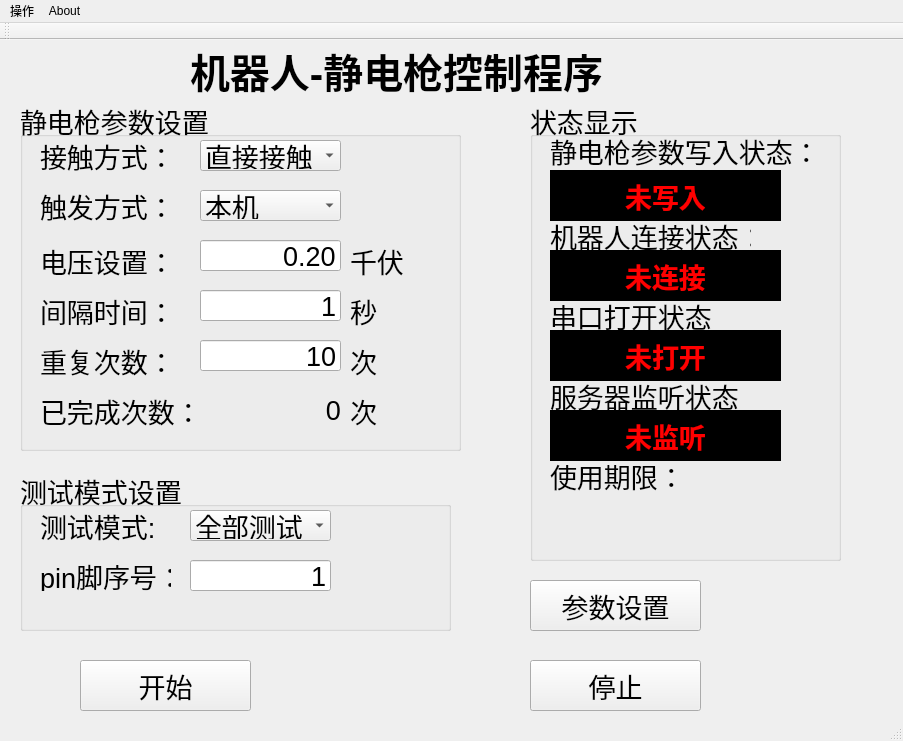
<?xml version="1.0" encoding="UTF-8"?>
<ui version="4.0">
 <class>MainWindow</class>
 <widget class="QMainWindow" name="MainWindow">
  <property name="geometry">
   <rect>
    <x>0</x>
    <y>0</y>
    <width>903</width>
    <height>741</height>
   </rect>
  </property>
  <property name="windowTitle">
   <string>MainWindow</string>
  </property>
  <widget class="QWidget" name="centralWidget">
   <widget class="QLabel" name="label">
    <property name="geometry">
     <rect>
      <x>190</x>
      <y>0</y>
      <width>441</width>
      <height>61</height>
     </rect>
    </property>
    <property name="font">
     <font>
      <pointsize>30</pointsize>
      <weight>75</weight>
      <bold>true</bold>
     </font>
    </property>
    <property name="text">
     <string>机器人-静电枪控制程序</string>
    </property>
   </widget>
   <widget class="QStackedWidget" name="stackedWidget">
    <property name="geometry">
     <rect>
      <x>0</x>
      <y>50</y>
      <width>861</width>
      <height>651</height>
     </rect>
    </property>
    <property name="font">
     <font>
      <pointsize>20</pointsize>
     </font>
    </property>
    <property name="currentIndex">
     <number>0</number>
    </property>
    <widget class="QWidget" name="page">
     <widget class="QGroupBox" name="groupBox_3">
      <property name="geometry">
       <rect>
        <x>20</x>
        <y>10</y>
        <width>441</width>
        <height>351</height>
       </rect>
      </property>
      <property name="title">
       <string>静电枪参数设置</string>
      </property>
      <widget class="QLabel" name="label_9">
       <property name="geometry">
        <rect>
         <x>20</x>
         <y>140</y>
         <width>131</width>
         <height>41</height>
        </rect>
       </property>
       <property name="text">
        <string>电压设置：</string>
       </property>
      </widget>
      <widget class="QLabel" name="label_10">
       <property name="geometry">
        <rect>
         <x>20</x>
         <y>40</y>
         <width>131</width>
         <height>31</height>
        </rect>
       </property>
       <property name="text">
        <string>接触方式：</string>
       </property>
      </widget>
      <widget class="QLabel" name="label_11">
       <property name="geometry">
        <rect>
         <x>20</x>
         <y>90</y>
         <width>131</width>
         <height>31</height>
        </rect>
       </property>
       <property name="text">
        <string>触发方式：</string>
       </property>
      </widget>
      <widget class="QLabel" name="label_12">
       <property name="geometry">
        <rect>
         <x>20</x>
         <y>190</y>
         <width>131</width>
         <height>41</height>
        </rect>
       </property>
       <property name="text">
        <string>间隔时间：</string>
       </property>
      </widget>
      <widget class="QLabel" name="label_13">
       <property name="geometry">
        <rect>
         <x>20</x>
         <y>240</y>
         <width>131</width>
         <height>41</height>
        </rect>
       </property>
       <property name="text">
        <string>重复次数：</string>
       </property>
      </widget>
      <widget class="QComboBox" name="Discharge_comboBox">
       <property name="geometry">
        <rect>
         <x>180</x>
         <y>40</y>
         <width>141</width>
         <height>31</height>
        </rect>
       </property>
       <item>
        <property name="text">
         <string>直接接触</string>
        </property>
       </item>
       <item>
        <property name="text">
         <string>空气接触</string>
        </property>
       </item>
      </widget>
      <widget class="QComboBox" name="Trigger_comboBox">
       <property name="geometry">
        <rect>
         <x>180</x>
         <y>90</y>
         <width>141</width>
         <height>31</height>
        </rect>
       </property>
       <item>
        <property name="text">
         <string>本机</string>
        </property>
       </item>
       <item>
        <property name="text">
         <string>枪</string>
        </property>
       </item>
       <item>
        <property name="text">
         <string>外部</string>
        </property>
       </item>
      </widget>
      <widget class="QLineEdit" name="voltage_lineEdit">
       <property name="geometry">
        <rect>
         <x>180</x>
         <y>140</y>
         <width>141</width>
         <height>31</height>
        </rect>
       </property>
       <property name="text">
        <string>0.20</string>
       </property>
       <property name="alignment">
        <set>Qt::AlignRight|Qt::AlignTrailing|Qt::AlignVCenter</set>
       </property>
      </widget>
      <widget class="QLabel" name="label_14">
       <property name="geometry">
        <rect>
         <x>330</x>
         <y>140</y>
         <width>71</width>
         <height>41</height>
        </rect>
       </property>
       <property name="text">
        <string>千伏</string>
       </property>
      </widget>
      <widget class="QLineEdit" name="interval_lineEdit">
       <property name="geometry">
        <rect>
         <x>180</x>
         <y>190</y>
         <width>141</width>
         <height>31</height>
        </rect>
       </property>
       <property name="text">
        <string>1</string>
       </property>
       <property name="alignment">
        <set>Qt::AlignRight|Qt::AlignTrailing|Qt::AlignVCenter</set>
       </property>
      </widget>
      <widget class="QLabel" name="label_15">
       <property name="geometry">
        <rect>
         <x>330</x>
         <y>190</y>
         <width>71</width>
         <height>41</height>
        </rect>
       </property>
       <property name="text">
        <string>秒</string>
       </property>
      </widget>
      <widget class="QLineEdit" name="repeat_count_lineEdit">
       <property name="geometry">
        <rect>
         <x>180</x>
         <y>240</y>
         <width>141</width>
         <height>31</height>
        </rect>
       </property>
       <property name="text">
        <string>10</string>
       </property>
       <property name="alignment">
        <set>Qt::AlignRight|Qt::AlignTrailing|Qt::AlignVCenter</set>
       </property>
      </widget>
      <widget class="QLabel" name="label_23">
       <property name="geometry">
        <rect>
         <x>330</x>
         <y>240</y>
         <width>71</width>
         <height>41</height>
        </rect>
       </property>
       <property name="text">
        <string>次</string>
       </property>
      </widget>
      <widget class="QLabel" name="label_24">
       <property name="geometry">
        <rect>
         <x>20</x>
         <y>290</y>
         <width>151</width>
         <height>41</height>
        </rect>
       </property>
       <property name="text">
        <string>已完成次数：</string>
       </property>
      </widget>
      <widget class="QLabel" name="label_26">
       <property name="geometry">
        <rect>
         <x>330</x>
         <y>290</y>
         <width>71</width>
         <height>41</height>
        </rect>
       </property>
       <property name="text">
        <string>次</string>
       </property>
      </widget>
      <widget class="QLabel" name="completed_label">
       <property name="geometry">
        <rect>
         <x>180</x>
         <y>300</y>
         <width>141</width>
         <height>21</height>
        </rect>
       </property>
       <property name="layoutDirection">
        <enum>Qt::LeftToRight</enum>
       </property>
       <property name="text">
        <string>0</string>
       </property>
       <property name="alignment">
        <set>Qt::AlignRight|Qt::AlignTrailing|Qt::AlignVCenter</set>
       </property>
      </widget>
     </widget>
     <widget class="QPushButton" name="start_pushButton">
      <property name="geometry">
       <rect>
        <x>80</x>
        <y>570</y>
        <width>171</width>
        <height>51</height>
       </rect>
      </property>
      <property name="text">
       <string>开始</string>
      </property>
     </widget>
     <widget class="QGroupBox" name="groupBox_4">
      <property name="geometry">
       <rect>
        <x>530</x>
        <y>10</y>
        <width>311</width>
        <height>461</height>
       </rect>
      </property>
      <property name="title">
       <string>状态显示</string>
      </property>
      <widget class="QLabel" name="tcp_server_connect_status_label">
       <property name="geometry">
        <rect>
         <x>20</x>
         <y>150</y>
         <width>231</width>
         <height>51</height>
        </rect>
       </property>
       <property name="font">
        <font>
         <pointsize>20</pointsize>
         <weight>75</weight>
         <bold>true</bold>
        </font>
       </property>
       <property name="styleSheet">
        <string notr="true">background-color: rgb(0, 0, 0);
color: rgb(255, 0, 0);</string>
       </property>
       <property name="text">
        <string>未连接</string>
       </property>
       <property name="alignment">
        <set>Qt::AlignCenter</set>
       </property>
      </widget>
      <widget class="QLabel" name="label_18">
       <property name="geometry">
        <rect>
         <x>20</x>
         <y>30</y>
         <width>261</width>
         <height>41</height>
        </rect>
       </property>
       <property name="text">
        <string>静电枪参数写入状态：</string>
       </property>
      </widget>
      <widget class="QLabel" name="ess_setting_finished_label">
       <property name="geometry">
        <rect>
         <x>20</x>
         <y>70</y>
         <width>231</width>
         <height>51</height>
        </rect>
       </property>
       <property name="font">
        <font>
         <pointsize>20</pointsize>
         <weight>75</weight>
         <bold>true</bold>
        </font>
       </property>
       <property name="styleSheet">
        <string notr="true">background-color: rgb(0, 0, 0);
color: rgb(255, 0, 0);</string>
       </property>
       <property name="text">
        <string>未写入</string>
       </property>
       <property name="alignment">
        <set>Qt::AlignCenter</set>
       </property>
      </widget>
      <widget class="QLabel" name="label_17">
       <property name="geometry">
        <rect>
         <x>20</x>
         <y>120</y>
         <width>201</width>
         <height>31</height>
        </rect>
       </property>
       <property name="text">
        <string>机器人连接状态：</string>
       </property>
      </widget>
      <widget class="QLabel" name="limit_day_label">
       <property name="geometry">
        <rect>
         <x>20</x>
         <y>390</y>
         <width>161</width>
         <height>51</height>
        </rect>
       </property>
       <property name="text">
        <string/>
       </property>
      </widget>
      <widget class="QLabel" name="label_16">
       <property name="geometry">
        <rect>
         <x>20</x>
         <y>360</y>
         <width>161</width>
         <height>31</height>
        </rect>
       </property>
       <property name="text">
        <string>使用期限：</string>
       </property>
      </widget>
      <widget class="QLabel" name="label_27">
       <property name="geometry">
        <rect>
         <x>20</x>
         <y>200</y>
         <width>201</width>
         <height>31</height>
        </rect>
       </property>
       <property name="text">
        <string>串口打开状态</string>
       </property>
      </widget>
      <widget class="QLabel" name="com_open_status_label">
       <property name="geometry">
        <rect>
         <x>20</x>
         <y>230</y>
         <width>231</width>
         <height>51</height>
        </rect>
       </property>
       <property name="font">
        <font>
         <pointsize>20</pointsize>
         <weight>75</weight>
         <bold>true</bold>
        </font>
       </property>
       <property name="styleSheet">
        <string notr="true">background-color: rgb(0, 0, 0);
color: rgb(255, 0, 0);</string>
       </property>
       <property name="text">
        <string>未打开</string>
       </property>
       <property name="alignment">
        <set>Qt::AlignCenter</set>
       </property>
      </widget>
      <widget class="QLabel" name="label_28">
       <property name="geometry">
        <rect>
         <x>20</x>
         <y>280</y>
         <width>201</width>
         <height>31</height>
        </rect>
       </property>
       <property name="text">
        <string>服务器监听状态</string>
       </property>
      </widget>
      <widget class="QLabel" name="tcp_server_listen_status_label">
       <property name="geometry">
        <rect>
         <x>20</x>
         <y>310</y>
         <width>231</width>
         <height>51</height>
        </rect>
       </property>
       <property name="font">
        <font>
         <pointsize>20</pointsize>
         <weight>75</weight>
         <bold>true</bold>
        </font>
       </property>
       <property name="styleSheet">
        <string notr="true">background-color: rgb(0, 0, 0);
color: rgb(255, 0, 0);</string>
       </property>
       <property name="text">
        <string>未监听</string>
       </property>
       <property name="alignment">
        <set>Qt::AlignCenter</set>
       </property>
      </widget>
     </widget>
     <widget class="QPushButton" name="stop_pushButton">
      <property name="geometry">
       <rect>
        <x>530</x>
        <y>570</y>
        <width>171</width>
        <height>51</height>
       </rect>
      </property>
      <property name="text">
       <string>停止</string>
      </property>
     </widget>
     <widget class="QPushButton" name="ess_setting_pushButton">
      <property name="geometry">
       <rect>
        <x>530</x>
        <y>490</y>
        <width>171</width>
        <height>51</height>
       </rect>
      </property>
      <property name="font">
       <font>
        <pointsize>20</pointsize>
       </font>
      </property>
      <property name="text">
       <string>参数设置</string>
      </property>
     </widget>
     <widget class="QGroupBox" name="groupBox_6">
      <property name="geometry">
       <rect>
        <x>20</x>
        <y>380</y>
        <width>431</width>
        <height>161</height>
       </rect>
      </property>
      <property name="title">
       <string>测试模式设置</string>
      </property>
      <widget class="QLabel" name="label_29">
       <property name="geometry">
        <rect>
         <x>20</x>
         <y>40</y>
         <width>121</width>
         <height>31</height>
        </rect>
       </property>
       <property name="text">
        <string>测试模式:</string>
       </property>
      </widget>
      <widget class="QComboBox" name="test_mode_comboBox">
       <property name="geometry">
        <rect>
         <x>170</x>
         <y>40</y>
         <width>141</width>
         <height>31</height>
        </rect>
       </property>
       <item>
        <property name="text">
         <string>全部测试</string>
        </property>
       </item>
       <item>
        <property name="text">
         <string>单点测试</string>
        </property>
       </item>
      </widget>
      <widget class="QLabel" name="label_31">
       <property name="geometry">
        <rect>
         <x>20</x>
         <y>90</y>
         <width>131</width>
         <height>31</height>
        </rect>
       </property>
       <property name="text">
        <string>pin脚序号：</string>
       </property>
      </widget>
      <widget class="QLabel" name="label_36">
       <property name="geometry">
        <rect>
         <x>340</x>
         <y>90</y>
         <width>91</width>
         <height>31</height>
        </rect>
       </property>
       <property name="text">
        <string/>
       </property>
      </widget>
      <widget class="QLineEdit" name="pin_index_lineEdit">
       <property name="geometry">
        <rect>
         <x>170</x>
         <y>90</y>
         <width>141</width>
         <height>31</height>
        </rect>
       </property>
       <property name="text">
        <string>1</string>
       </property>
       <property name="alignment">
        <set>Qt::AlignRight|Qt::AlignTrailing|Qt::AlignVCenter</set>
       </property>
      </widget>
     </widget>
    </widget>
    <widget class="QWidget" name="page_2">
     <widget class="QGroupBox" name="groupBox_2">
      <property name="geometry">
       <rect>
        <x>10</x>
        <y>10</y>
        <width>441</width>
        <height>261</height>
       </rect>
      </property>
      <property name="title">
       <string>艾利特机器人连接设置</string>
      </property>
      <widget class="QLabel" name="label_7">
       <property name="geometry">
        <rect>
         <x>30</x>
         <y>110</y>
         <width>121</width>
         <height>51</height>
        </rect>
       </property>
       <property name="text">
        <string>监听端口：</string>
       </property>
      </widget>
      <widget class="QLineEdit" name="TcpPort_lineEdit">
       <property name="geometry">
        <rect>
         <x>170</x>
         <y>110</y>
         <width>261</width>
         <height>41</height>
        </rect>
       </property>
       <property name="text">
        <string>8899</string>
       </property>
      </widget>
      <widget class="QPushButton" name="tcpServer_listen_pushButton">
       <property name="geometry">
        <rect>
         <x>170</x>
         <y>170</y>
         <width>161</width>
         <height>51</height>
        </rect>
       </property>
       <property name="text">
        <string>监听</string>
       </property>
      </widget>
      <widget class="QLabel" name="label_8">
       <property name="geometry">
        <rect>
         <x>40</x>
         <y>60</y>
         <width>121</width>
         <height>31</height>
        </rect>
       </property>
       <property name="text">
        <string>服务器IP：</string>
       </property>
      </widget>
      <widget class="QComboBox" name="tcpServer_ip_comboBox">
       <property name="geometry">
        <rect>
         <x>170</x>
         <y>60</y>
         <width>261</width>
         <height>41</height>
        </rect>
       </property>
      </widget>
     </widget>
     <widget class="QGroupBox" name="groupBox">
      <property name="geometry">
       <rect>
        <x>460</x>
        <y>10</y>
        <width>361</width>
        <height>481</height>
       </rect>
      </property>
      <property name="title">
       <string>ESS-S3011静电枪串口设置</string>
      </property>
      <widget class="QComboBox" name="DataBit_comboBox_2">
       <property name="geometry">
        <rect>
         <x>170</x>
         <y>190</y>
         <width>151</width>
         <height>51</height>
        </rect>
       </property>
       <item>
        <property name="text">
         <string>8</string>
        </property>
       </item>
      </widget>
      <widget class="QComboBox" name="BaudRate_comboBox_2">
       <property name="geometry">
        <rect>
         <x>170</x>
         <y>120</y>
         <width>151</width>
         <height>51</height>
        </rect>
       </property>
       <item>
        <property name="text">
         <string>9600</string>
        </property>
       </item>
      </widget>
      <widget class="QComboBox" name="comlist_comboBox_2">
       <property name="geometry">
        <rect>
         <x>170</x>
         <y>49</y>
         <width>151</width>
         <height>51</height>
        </rect>
       </property>
       <property name="font">
        <font>
         <pointsize>20</pointsize>
        </font>
       </property>
      </widget>
      <widget class="QLabel" name="label_19">
       <property name="geometry">
        <rect>
         <x>40</x>
         <y>260</y>
         <width>101</width>
         <height>61</height>
        </rect>
       </property>
       <property name="font">
        <font>
         <pointsize>20</pointsize>
        </font>
       </property>
       <property name="text">
        <string>校验位：</string>
       </property>
      </widget>
      <widget class="QLabel" name="label_20">
       <property name="geometry">
        <rect>
         <x>40</x>
         <y>111</y>
         <width>101</width>
         <height>61</height>
        </rect>
       </property>
       <property name="font">
        <font>
         <pointsize>20</pointsize>
        </font>
       </property>
       <property name="text">
        <string>波特率：</string>
       </property>
      </widget>
      <widget class="QComboBox" name="ParityBit_comboBox_2">
       <property name="geometry">
        <rect>
         <x>170</x>
         <y>260</y>
         <width>151</width>
         <height>51</height>
        </rect>
       </property>
       <item>
        <property name="text">
         <string>0</string>
        </property>
       </item>
      </widget>
      <widget class="QLabel" name="label_21">
       <property name="geometry">
        <rect>
         <x>40</x>
         <y>190</y>
         <width>101</width>
         <height>61</height>
        </rect>
       </property>
       <property name="font">
        <font>
         <pointsize>20</pointsize>
        </font>
       </property>
       <property name="text">
        <string>数据位：</string>
       </property>
      </widget>
      <widget class="QLabel" name="label_22">
       <property name="geometry">
        <rect>
         <x>40</x>
         <y>50</y>
         <width>101</width>
         <height>61</height>
        </rect>
       </property>
       <property name="font">
        <font>
         <pointsize>20</pointsize>
        </font>
       </property>
       <property name="text">
        <string>串口号：</string>
       </property>
      </widget>
      <widget class="QLabel" name="label_25">
       <property name="geometry">
        <rect>
         <x>40</x>
         <y>330</y>
         <width>101</width>
         <height>61</height>
        </rect>
       </property>
       <property name="font">
        <font>
         <pointsize>20</pointsize>
        </font>
       </property>
       <property name="text">
        <string>停止位：</string>
       </property>
      </widget>
      <widget class="QComboBox" name="StopBit_comboBox_2">
       <property name="geometry">
        <rect>
         <x>170</x>
         <y>330</y>
         <width>151</width>
         <height>51</height>
        </rect>
       </property>
       <item>
        <property name="text">
         <string>1</string>
        </property>
       </item>
      </widget>
      <widget class="QPushButton" name="openCom_pushButton_2">
       <property name="geometry">
        <rect>
         <x>120</x>
         <y>410</y>
         <width>161</width>
         <height>51</height>
        </rect>
       </property>
       <property name="font">
        <font>
         <pointsize>20</pointsize>
        </font>
       </property>
       <property name="text">
        <string>打开</string>
       </property>
      </widget>
     </widget>
     <widget class="QPushButton" name="back_pushButton">
      <property name="geometry">
       <rect>
        <x>380</x>
        <y>510</y>
        <width>161</width>
        <height>51</height>
       </rect>
      </property>
      <property name="text">
       <string>返回</string>
      </property>
     </widget>
     <widget class="QGroupBox" name="groupBox_5">
      <property name="geometry">
       <rect>
        <x>10</x>
        <y>280</y>
        <width>441</width>
        <height>211</height>
       </rect>
      </property>
      <property name="font">
       <font>
        <pointsize>20</pointsize>
       </font>
      </property>
      <property name="title">
       <string>状态显示</string>
      </property>
      <widget class="QLabel" name="label_32">
       <property name="geometry">
        <rect>
         <x>20</x>
         <y>30</y>
         <width>201</width>
         <height>51</height>
        </rect>
       </property>
       <property name="text">
        <string>串口打开状态</string>
       </property>
      </widget>
      <widget class="QLabel" name="com_open_status_label_2">
       <property name="geometry">
        <rect>
         <x>230</x>
         <y>30</y>
         <width>181</width>
         <height>51</height>
        </rect>
       </property>
       <property name="font">
        <font>
         <pointsize>20</pointsize>
         <weight>75</weight>
         <bold>true</bold>
        </font>
       </property>
       <property name="styleSheet">
        <string notr="true">background-color: rgb(0, 0, 0);
color: rgb(255, 0, 0);</string>
       </property>
       <property name="text">
        <string>未打开</string>
       </property>
       <property name="alignment">
        <set>Qt::AlignCenter</set>
       </property>
      </widget>
      <widget class="QLabel" name="label_33">
       <property name="geometry">
        <rect>
         <x>20</x>
         <y>100</y>
         <width>201</width>
         <height>51</height>
        </rect>
       </property>
       <property name="text">
        <string>服务器监听状态</string>
       </property>
      </widget>
      <widget class="QLabel" name="tcp_server_listen_status_label_2">
       <property name="geometry">
        <rect>
         <x>230</x>
         <y>100</y>
         <width>181</width>
         <height>51</height>
        </rect>
       </property>
       <property name="font">
        <font>
         <pointsize>20</pointsize>
         <weight>75</weight>
         <bold>true</bold>
        </font>
       </property>
       <property name="styleSheet">
        <string notr="true">background-color: rgb(0, 0, 0);
color: rgb(255, 0, 0);</string>
       </property>
       <property name="text">
        <string>未监听</string>
       </property>
       <property name="alignment">
        <set>Qt::AlignCenter</set>
       </property>
      </widget>
     </widget>
    </widget>
   </widget>
  </widget>
  <widget class="QMenuBar" name="menuBar">
   <property name="geometry">
    <rect>
     <x>0</x>
     <y>0</y>
     <width>903</width>
     <height>23</height>
    </rect>
   </property>
   <widget class="QMenu" name="menu">
    <property name="title">
     <string>操作</string>
    </property>
    <addaction name="setting_action"/>
    <addaction name="separator"/>
    <addaction name="exit_action"/>
   </widget>
   <widget class="QMenu" name="menu_2">
    <property name="title">
     <string>About</string>
    </property>
    <addaction name="reg_action"/>
   </widget>
   <addaction name="menu"/>
   <addaction name="menu_2"/>
  </widget>
  <widget class="QToolBar" name="mainToolBar">
   <attribute name="toolBarArea">
    <enum>TopToolBarArea</enum>
   </attribute>
   <attribute name="toolBarBreak">
    <bool>false</bool>
   </attribute>
  </widget>
  <widget class="QStatusBar" name="statusBar"/>
  <action name="setting_action">
   <property name="text">
    <string>设置</string>
   </property>
  </action>
  <action name="exit_action">
   <property name="text">
    <string>退出</string>
   </property>
  </action>
  <action name="reg_action">
   <property name="text">
    <string>注册</string>
   </property>
  </action>
 </widget>
 <layoutdefault spacing="6" margin="11"/>
 <resources/>
 <connections/>
</ui>
